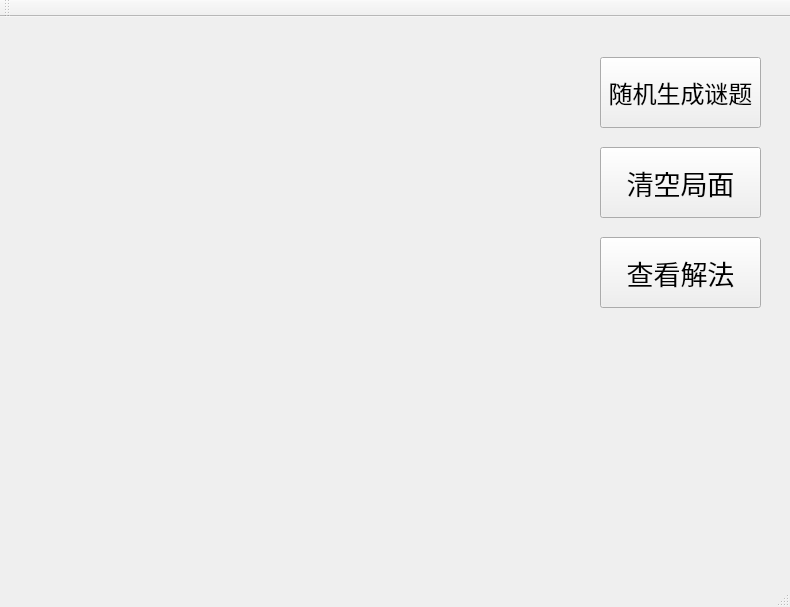
<?xml version="1.0" encoding="UTF-8"?>
<ui version="4.0">
 <class>MainWindow</class>
 <widget class="QMainWindow" name="MainWindow">
  <property name="geometry">
   <rect>
    <x>0</x>
    <y>0</y>
    <width>790</width>
    <height>607</height>
   </rect>
  </property>
  <property name="windowTitle">
   <string>MainWindow</string>
  </property>
  <widget class="QWidget" name="centralWidget">
   <widget class="QWidget" name="gridLayoutWidget">
    <property name="geometry">
     <rect>
      <x>10</x>
      <y>10</y>
      <width>531</width>
      <height>541</height>
     </rect>
    </property>
    <layout class="QGridLayout" name="gridLayout">
     <property name="spacing">
      <number>1</number>
     </property>
    </layout>
   </widget>
   <widget class="QPushButton" name="RandomLayout">
    <property name="geometry">
     <rect>
      <x>600</x>
      <y>40</y>
      <width>161</width>
      <height>71</height>
     </rect>
    </property>
    <property name="font">
     <font>
      <family>Arial</family>
      <pointsize>18</pointsize>
     </font>
    </property>
    <property name="text">
     <string>随机生成谜题</string>
    </property>
   </widget>
   <widget class="QPushButton" name="ClearLayout">
    <property name="geometry">
     <rect>
      <x>600</x>
      <y>130</y>
      <width>161</width>
      <height>71</height>
     </rect>
    </property>
    <property name="font">
     <font>
      <family>Arial</family>
      <pointsize>20</pointsize>
     </font>
    </property>
    <property name="text">
     <string>清空局面</string>
    </property>
   </widget>
   <widget class="QPushButton" name="ViewSolution">
    <property name="geometry">
     <rect>
      <x>600</x>
      <y>220</y>
      <width>161</width>
      <height>71</height>
     </rect>
    </property>
    <property name="font">
     <font>
      <family>Arial</family>
      <pointsize>20</pointsize>
     </font>
    </property>
    <property name="text">
     <string>查看解法</string>
    </property>
   </widget>
  </widget>
  <widget class="QMenuBar" name="menuBar">
   <property name="geometry">
    <rect>
     <x>0</x>
     <y>0</y>
     <width>790</width>
     <height>23</height>
    </rect>
   </property>
  </widget>
  <widget class="QToolBar" name="mainToolBar">
   <attribute name="toolBarArea">
    <enum>TopToolBarArea</enum>
   </attribute>
   <attribute name="toolBarBreak">
    <bool>false</bool>
   </attribute>
  </widget>
  <widget class="QStatusBar" name="statusBar"/>
 </widget>
 <layoutdefault spacing="6" margin="11"/>
 <resources/>
 <connections/>
</ui>
